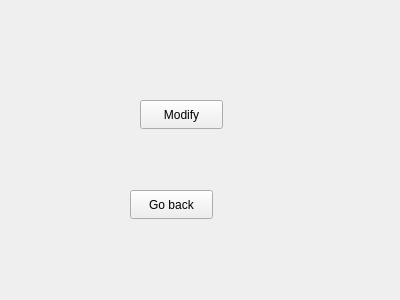
<?xml version="1.0" encoding="UTF-8"?>
<ui version="4.0">
 <class>MovieViewWidget</class>
 <widget class="QWidget" name="MovieViewWidget">
  <property name="geometry">
   <rect>
    <x>0</x>
    <y>0</y>
    <width>400</width>
    <height>300</height>
   </rect>
  </property>
  <property name="windowTitle">
   <string>Form</string>
  </property>
  <widget class="QPushButton" name="modifyMovieButton">
   <property name="geometry">
    <rect>
     <x>140</x>
     <y>100</y>
     <width>83</width>
     <height>29</height>
    </rect>
   </property>
   <property name="text">
    <string>Modify</string>
   </property>
  </widget>
  <widget class="QPushButton" name="goBackButton">
   <property name="geometry">
    <rect>
     <x>130</x>
     <y>190</y>
     <width>83</width>
     <height>29</height>
    </rect>
   </property>
   <property name="text">
    <string>Go back</string>
   </property>
  </widget>
 </widget>
 <resources/>
 <connections/>
</ui>
